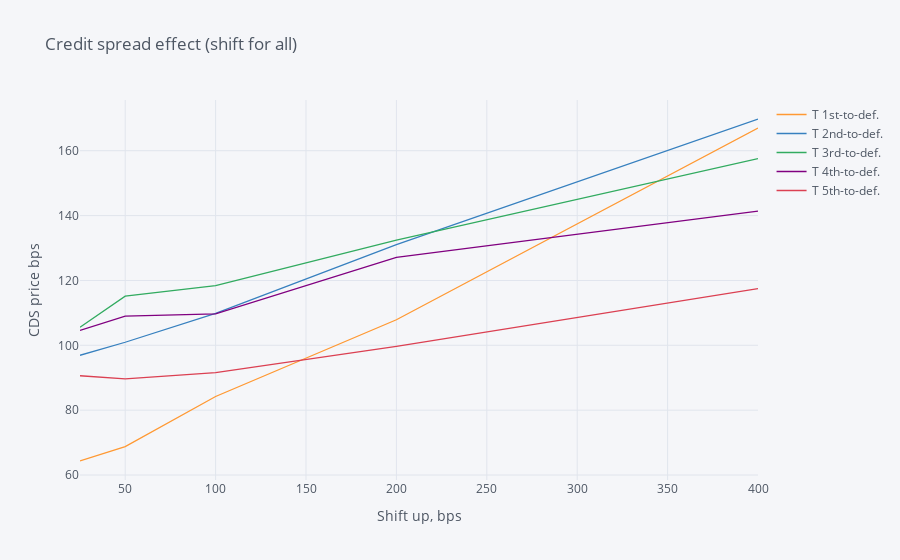

Source (notebook cell):
### Code cell
spreads.loc[:,'T 1st-to-def.':].iplot(title='Credit spread effect (shift for all)', xTitle='Shift up, bps', yTitle='CDS price bps')

### Figure 1 — Plotly figure (JSON) as saved in the notebook; plotly's stock layout.template omitted (floating-point values rounded to 4 significant figures)
{"data": [{"line": {"color": "rgba(255, 153, 51, 1.0)", "dash": "solid", "shape": "linear", "width": 1.3}, "mode": "lines", "name": "T 1st-to-def.", "text": "", "type": "scatter", "x": [25, 50, 100, 200, 400], "y": [64.32, 68.79, 84.21, 107.9, 167.0]}, {"line": {"color": "rgba(55, 128, 191, 1.0)", "dash": "solid", "shape": "linear", "width": 1.3}, "mode": "lines", "name": "T 2nd-to-def.", "text": "", "type": "scatter", "x": [25, 50, 100, 200, 400], "y": [96.91, 100.9, 109.8, 131.1, 169.8]}, {"line": {"color": "rgba(50, 171, 96, 1.0)", "dash": "solid", "shape": "linear", "width": 1.3}, "mode": "lines", "name": "T 3rd-to-def.", "text": "", "type": "scatter", "x": [25, 50, 100, 200, 400], "y": [105.6, 115.2, 118.4, 132.4, 157.5]}, {"line": {"color": "rgba(128, 0, 128, 1.0)", "dash": "solid", "shape": "linear", "width": 1.3}, "mode": "lines", "name": "T 4th-to-def.", "text": "", "type": "scatter", "x": [25, 50, 100, 200, 400], "y": [104.6, 109.0, 109.7, 127.1, 141.4]}, {"line": {"color": "rgba(219, 64, 82, 1.0)", "dash": "solid", "shape": "linear", "width": 1.3}, "mode": "lines", "name": "T 5th-to-def.", "text": "", "type": "scatter", "x": [25, 50, 100, 200, 400], "y": [90.62, 89.62, 91.56, 99.68, 117.5]}], "layout": {"legend": {"bgcolor": "#F5F6F9", "font": {"color": "#4D5663"}}, "paper_bgcolor": "#F5F6F9", "plot_bgcolor": "#F5F6F9", "title": {"font": {"color": "#4D5663"}, "text": "Credit spread effect (shift for all)"}, "xaxis": {"gridcolor": "#E1E5ED", "showgrid": true, "tickfont": {"color": "#4D5663"}, "title": {"font": {"color": "#4D5663"}, "text": "Shift up, bps"}, "zerolinecolor": "#E1E5ED"}, "yaxis": {"gridcolor": "#E1E5ED", "showgrid": true, "tickfont": {"color": "#4D5663"}, "title": {"font": {"color": "#4D5663"}, "text": "CDS price bps"}, "zerolinecolor": "#E1E5ED"}}}
